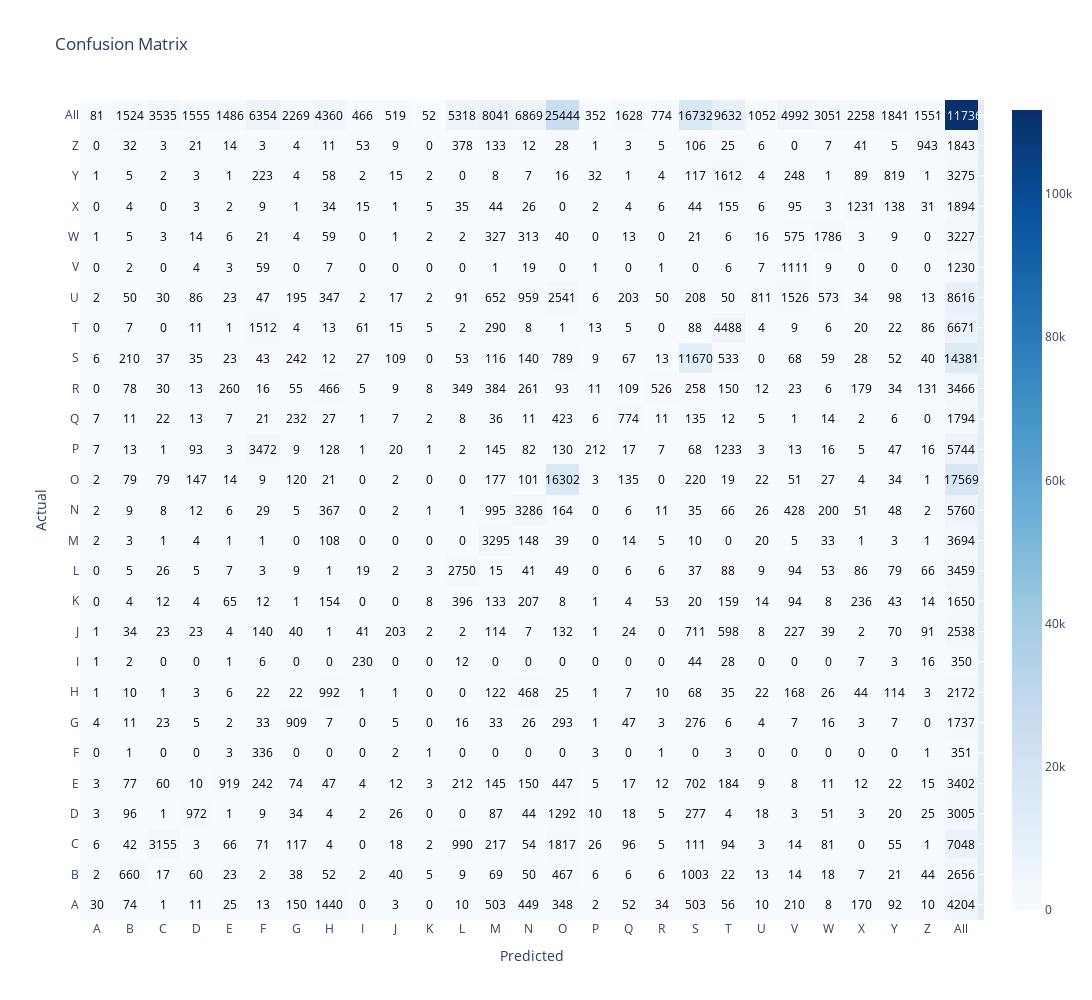

Notebook cell for this chart:
### Markdown cell above
# $\color{brown}{\text{Gaussian Naive_Bayes:}}$

### Code cell
train_classifiers('Naive Bayes')
